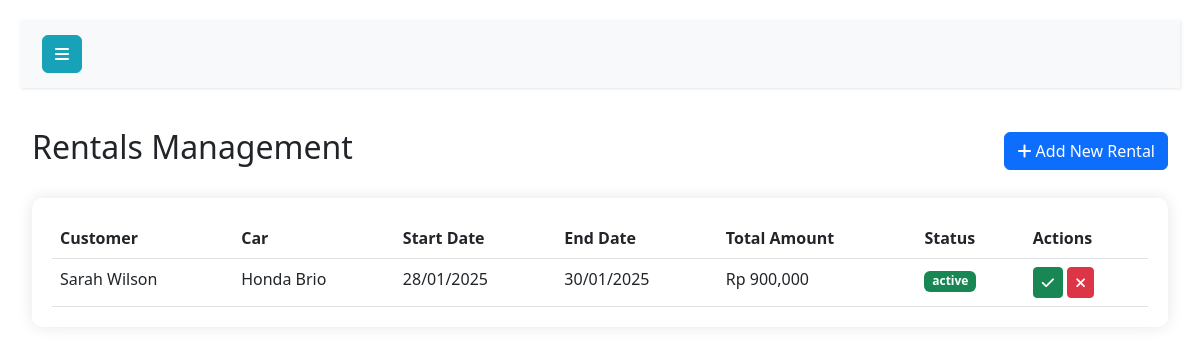
The app's page /admin/rentals.php (signed in) with its own data.
### tables this page shows
CREATE TABLE `rentals` (
  `id` int(11) NOT NULL,
  `customer_id` int(11) NOT NULL,
  `car_id` int(11) NOT NULL,
  `start_date` date NOT NULL,
  `end_date` date NOT NULL,
  `total_amount` decimal(10,2) NOT NULL,
  `pickup_location_id` int(11) NOT NULL,
  `status` enum('pending','active','completed','cancelled') DEFAULT 'active',
  `created_at` timestamp NOT NULL DEFAULT current_timestamp()
);

CREATE TABLE `customers` (
  `id` int(11) NOT NULL,
  `user_id` int(11) DEFAULT NULL,
  `name` varchar(100) NOT NULL,
  `phone` varchar(15) NOT NULL,
  `email` varchar(100) DEFAULT NULL,
  `address` text NOT NULL,
  `id_card_number` varchar(50) NOT NULL,
  `created_at` timestamp NOT NULL DEFAULT current_timestamp()
);

CREATE TABLE `cars` (
  `id` int(11) NOT NULL,
  `brand` varchar(50) NOT NULL,
  `model` varchar(50) NOT NULL,
  `year` int(11) NOT NULL,
  `license_plate` varchar(20) NOT NULL,
  `color` varchar(30) NOT NULL,
  `daily_rate` decimal(10,2) NOT NULL,
  `description` text DEFAULT NULL,
  `image` varchar(255) DEFAULT 'default.jpg',
  `features` text DEFAULT NULL,
  `transmission` enum('Manual','Automatic') NOT NULL,
  `fuel_type` enum('Petrol','Diesel','Electric','Hybrid') NOT NULL,
  `seats` int(11) NOT NULL,
  `status` enum('available','rented','maintenance') DEFAULT 'available',
  `created_at` timestamp NOT NULL DEFAULT current_timestamp()
);

### admin/rentals.php (the view, shortened to what this page needs)
<!DOCTYPE html>
<html lang="en">
<head>
    <link href="https://cdn.jsdelivr.net/npm/bootstrap@5.3.0/dist/css/bootstrap.min.css" rel="stylesheet">
    <link href="https://cdnjs.cloudflare.com/ajax/libs/font-awesome/6.0.0/css/all.min.css" rel="stylesheet">
    <link href="../assets/css/style.css" rel="stylesheet">
</head>
<body>
    <div class="wrapper">
        <div id="content">
            <nav class="navbar navbar-expand-lg navbar-light bg-light">
                <div class="container-fluid">
                    <button type="button" id="sidebarCollapse" class="btn btn-info">
                        <i class="fas fa-bars"></i>
                    </button>
                </div>
            </nav>
            <div class="container-fluid">
                <div class="d-flex justify-content-between align-items-center mb-4">
                    <h2>Rentals Management</h2>
                    <button type="button" class="btn btn-primary" data-bs-toggle="modal" data-bs-target="#addRentalModal">
                        <i class="fas fa-plus"></i> Add New Rental
                    </button>
                </div>
                <div class="card">
                    <div class="card-body">
                        <div class="table-responsive">
                            <table class="table table-hover">
                                <thead>
                                    <tr>
                                        <th>Customer</th>
                                        <th>Car</th>
                                        <th>Start Date</th>
                                        <th>End Date</th>
                                        <th>Total Amount</th>
                                        <th>Status</th>
                                        <th>Actions</th>
                                    </tr>
                                </thead>
                                <tbody>
                                    <?php
                                    $query = "SELECT r.*, c.name as customer_name, ca.brand, ca.model
                                             FROM rentals r
                                             JOIN customers c ON r.customer_id = c.id
                                             JOIN cars ca ON r.car_id = ca.id
                                             ORDER BY r.created_at DESC";
                                    $result = mysqli_query($conn, $query);
                                    while ($rental = mysqli_fetch_assoc($result)):
                                    ?>
                                    <tr>
                                        <td><?php echo $rental['customer_name']; ?></td>
                                        <td><?php echo $rental['brand'] . ' ' . $rental['model']; ?></td>
                                        <td><?php echo date('d/m/Y', strtotime($rental['start_date'])); ?></td>
                                        <td><?php echo date('d/m/Y', strtotime($rental['end_date'])); ?></td>
                                        <td>Rp <?php echo number_format($rental['total_amount']); ?></td>
                                        <td>
                                            <span class="badge bg-<?php
                                                echo $rental['status'] == 'active' ? 'success' :
                                                    ($rental['status'] == 'completed' ? 'primary' : 'danger');
                                            ?>">
                                                <?php echo $rental['status']; ?>
                                            </span>
                                        </td>
                                        <td>
                                            <?php if ($rental['status'] == 'active'): ?>
                                                <button type="button" class="btn btn-sm btn-success" data-bs-toggle="modal"
                                                        data-bs-target="#completeRentalModal<?php echo $rental['id']; ?>">
                                                    <i class="fas fa-check"></i>
                                                </button>
                                                <button type="button" class="btn btn-sm btn-danger" data-bs-toggle="modal"
                                                        data-bs-target="#cancelRentalModal<?php echo $rental['id']; ?>">
                                                    <i class="fas fa-times"></i>
                                                </button>
                                            <?php endif; ?>
                                        </td>
                                    </tr>
                                    <?php endwhile; ?>
                                </tbody>
                            </table>
                        </div>
                    </div>
                </div>
            </div>
        </div>
    </div>
</body>
</html>

### assets/css/style.css (style rules this page uses)
.wrapper { display: flex; width: 100%; }
#content { width: 100%; padding: 20px; min-height: 100vh; transition: all 0.3s; }
.navbar { padding: 15px 10px; background: #fff; border: none; border-radius: 0; margin-bottom: 40px; box-shadow: 1px 1px 3px rgba(0, 0, 0, 0.1); }
.card { border: none; border-radius: 10px; box-shadow: 0 0 15px rgba(0, 0, 0, 0.1); margin-bottom: 20px; }
.card-body { padding: 20px; }
.table { margin-bottom: 0; }
.table th { border-top: none; font-weight: 600; }
.btn-info { color: #fff; background-color: #17a2b8; border-color: #17a2b8; }

### records on screen
rentals: customer.name "Sarah Wilson", car.brand "Honda", car.model "Brio", start_date "28/01/2025", end_date "30/01/2025", total_amount "900,000", status "active"
